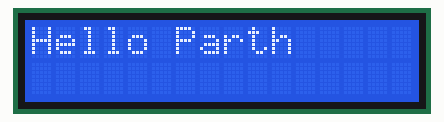
The sketch below on a simulated Arduino Uno, built with avr-gcc and run on an emulated ATmega328P. Parts: 16×2 character LCD.

Above: at 0.21 s.
At 0.81 s:
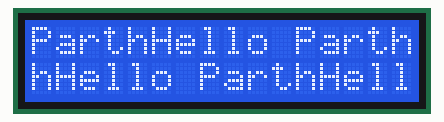
At 1.72 s:
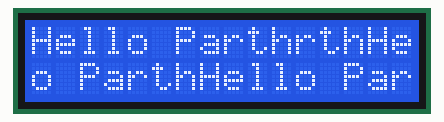

Measured:
- by itself, everything shown: repeats every 1.5 s, in 5 steps

The sketch:

sketch_oct10b.ino
```cpp
#include <LiquidCrystal.h>

LiquidCrystal lcd(1,2,8,9,10,11);
void setup (){
  lcd.begin(16,20);
}

void loop () {
  lcd.print("Hello Parth");
}
```
